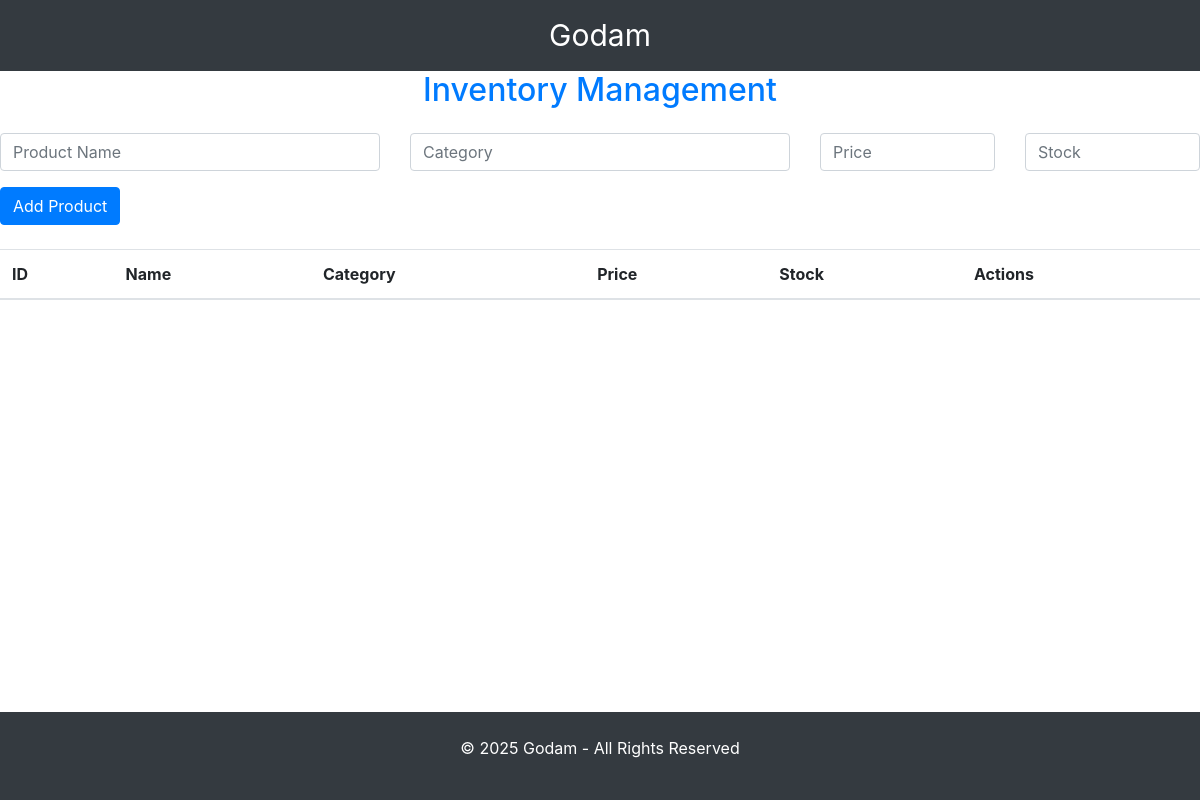
The app's page /inventory/, older data.
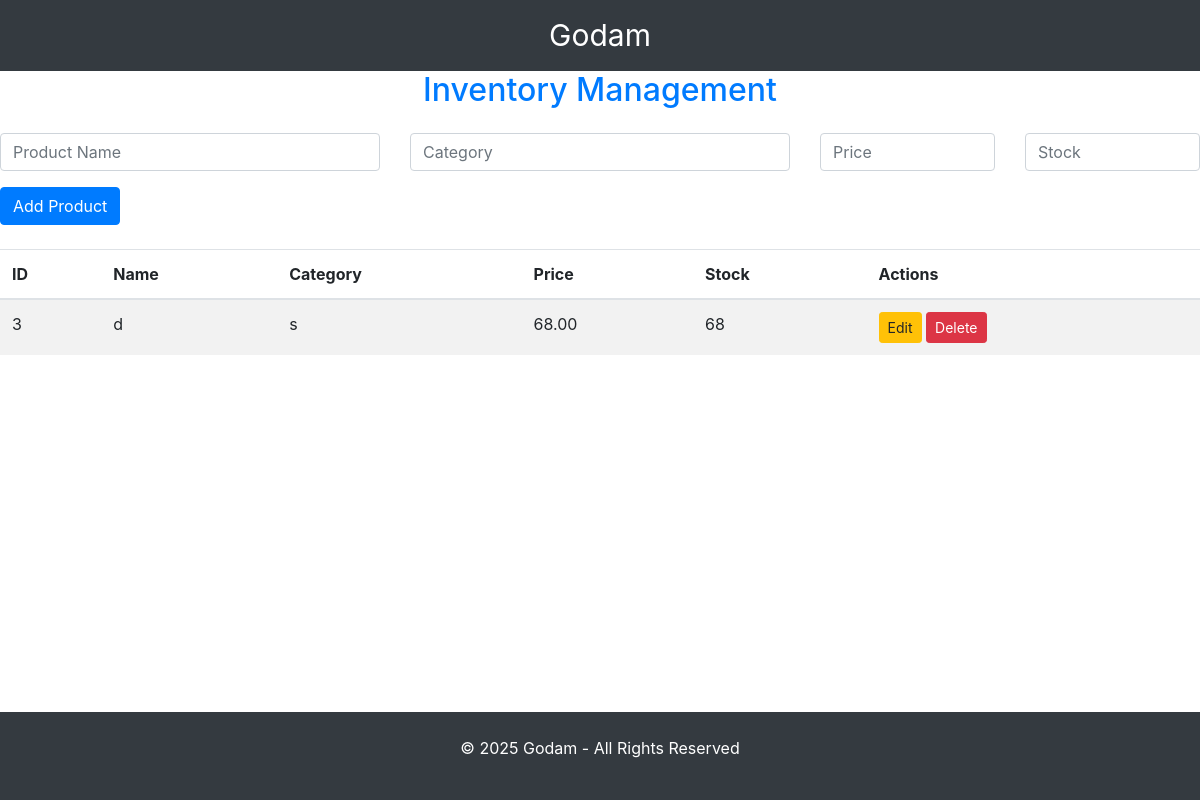
The same page, newer data.
### inventory/models.py (models this page shows, shortened)
class Product(models.Model):
    name = models.CharField(max_length=255)
    category = models.CharField(max_length=255, blank=True)
    price = models.DecimalField(max_digits=10, decimal_places=2)
    stock = models.PositiveIntegerField()

### inventory/views.py (the view)
# urls.py: path('inventory/', views.inventory, name='inventory'),
def inventory(request):
    products = Product.objects.all()  # Fetch all products
    return render(request, 'inventory.html', {'products': products})

### inventory/templates/inventory.html (shortened to what this page needs)
{% extends 'base.html' %}
{% block content %}
<h2 class="text-center text-primary mb-4">Inventory Management</h2>
<form method="POST" action="{% url 'add_product' %}" class="mb-4">
    <div class="row">
        <div class="col-md-4">
            <input type="text" name="name" class="form-control" placeholder="Product Name" required>
        </div>
        <div class="col-md-4">
            <input type="text" name="category" class="form-control" placeholder="Category">
        </div>
        <div class="col-md-2">
            <input type="number" name="price" class="form-control" placeholder="Price" required>
        </div>
        <div class="col-md-2">
            <input type="number" name="stock" class="form-control" placeholder="Stock" required>
        </div>
    </div>
    <button type="submit" class="btn btn-primary mt-3">Add Product</button>
</form>
<div class="table-responsive">
    <table class="table table-striped table-hover">
        <thead>
            <tr>
                <th>ID</th>
                <th>Name</th>
                <th>Category</th>
                <th>Price</th>
                <th>Stock</th>
                <th>Actions</th>
            </tr>
        </thead>
        <tbody>
            {% for product in products %}
            <tr>
                <td>{{ product.id }}</td>
                <td>{{ product.name }}</td>
                <td>{{ product.category }}</td>
                <td>{{ product.price }}</td>
                <td>{{ product.stock }}</td>
                <td>
                    <a href="{% url 'edit_product' product.id %}" class="btn btn-warning btn-sm">Edit</a>
                    <a href="{% url 'delete_product' product.id %}" class="btn btn-danger btn-sm">Delete</a>
                </td>
            </tr>
            {% endfor %}
        </tbody>
    </table>
</div>
{% endblock %}

### inventory/templates/base.html (shortened to what this page needs)
<!DOCTYPE html>
<html lang="en">
<head>
    <link rel="stylesheet" href="https://stackpath.bootstrapcdn.com/bootstrap/4.5.2/css/bootstrap.min.css">
    <link rel="stylesheet" href="https://cdnjs.cloudflare.com/ajax/libs/font-awesome/5.15.4/css/all.min.css">
</head>
<body>
<div class="content">
    <nav class="navbar navbar-expand-lg navbar-dark bg-dark">
        <div class="container">
            <a class="navbar-brand mx-auto" href="{% url 'homepage' %}">
                <span style="font-size: 1.5em; color: white;">Godam</span>
            </a>
        </div>
    </nav>
    {% block content %}
    {% endblock %}
    <footer class="bg-dark text-white text-center py-4">
        <p>&copy; 2025 Godam - All Rights Reserved</p>
    </footer>
</div>
</body>
</html>

### inventory/templates/base.html (style rules this page uses)
html, body { height: 100%; margin: 0; }
.content { min-height: 100%; display: flex; flex-direction: column; }
footer { margin-top: auto; }

Row changes from the older to the newer data that the page shows:
added Product: id "3", name "d", category "s", price "68.00", stock "68"
